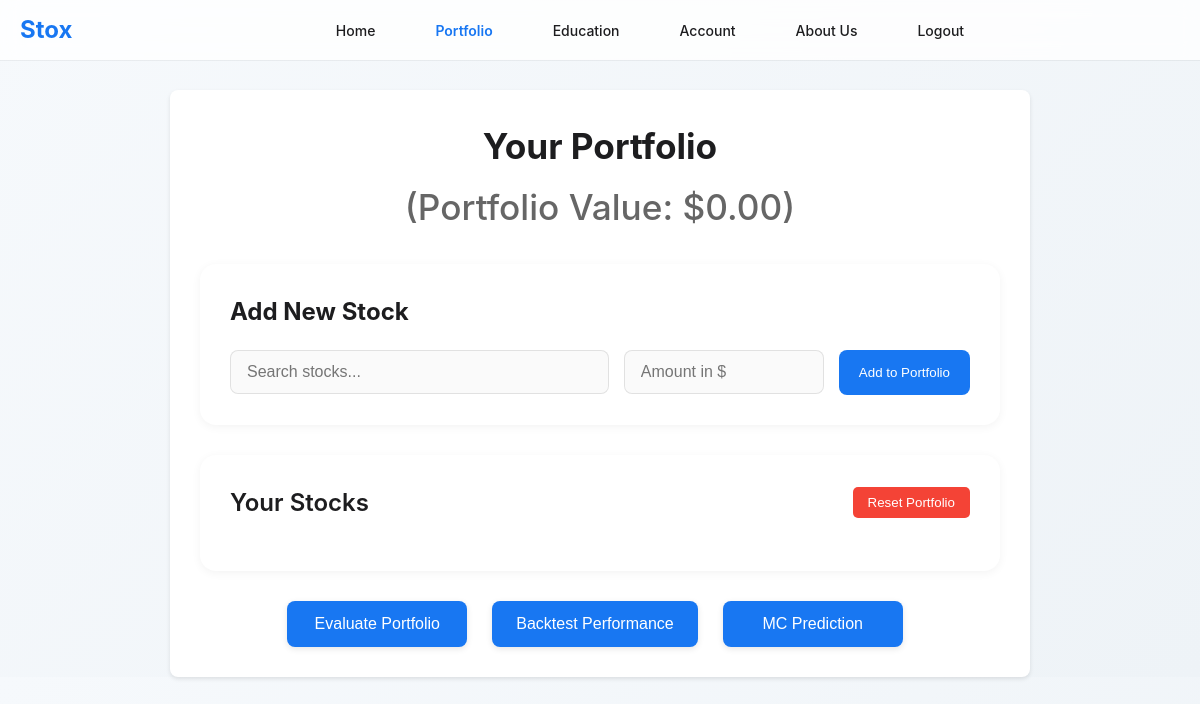
Before: /portfolio (signed in) with the older database file.
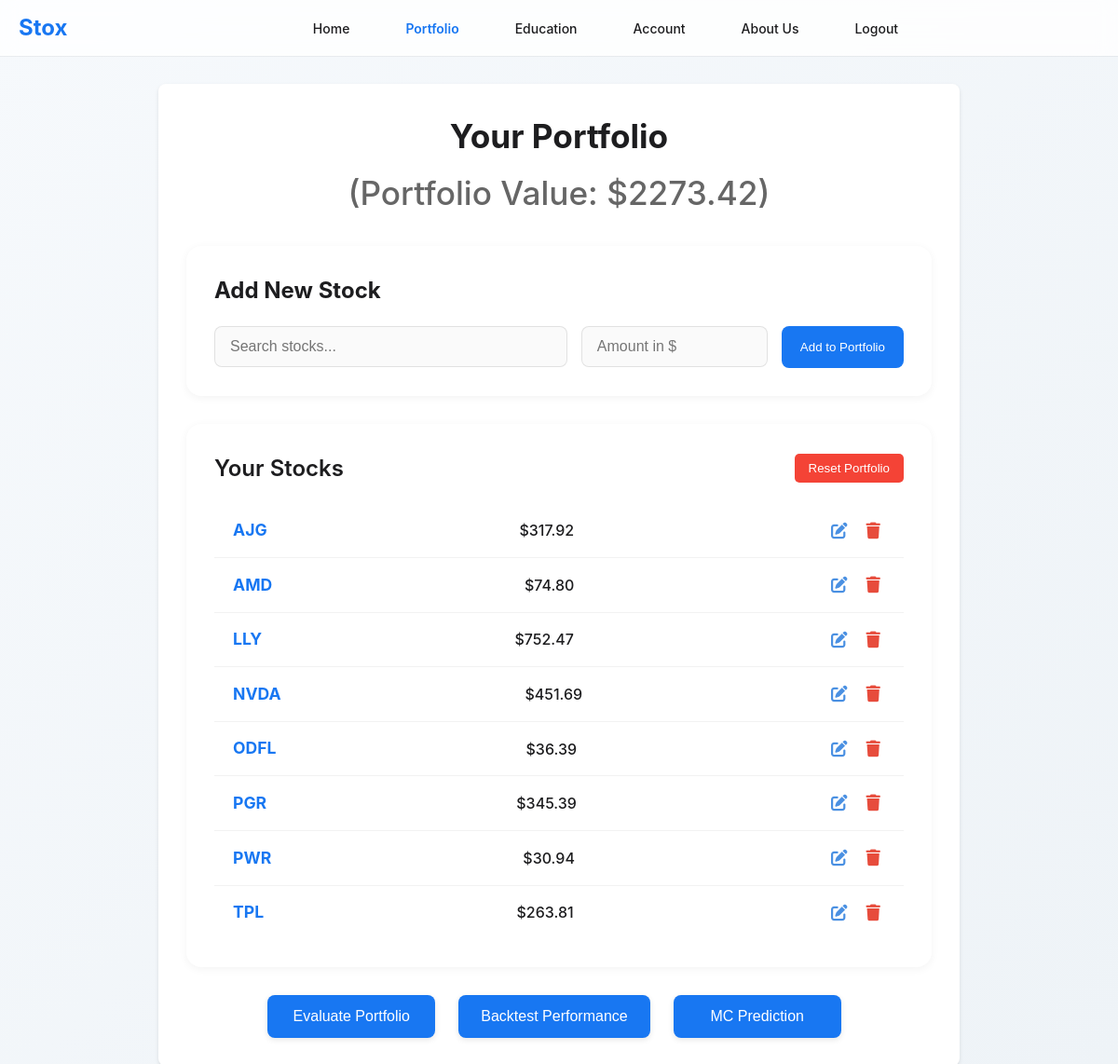
After: the same page with the newer database file.
### app.py (models this page shows)
class PortfolioItem(db.Model):
    id = db.Column(db.Integer, primary_key=True)
    user_id = db.Column(db.Integer, db.ForeignKey('user.id'), nullable=False)
    ticker = db.Column(db.String(10), nullable=False)
    amount = db.Column(db.Float, nullable=False)
    user = db.relationship('User', backref=db.backref('portfolio_items', lazy=True))

### app.py (the view)
@app.route('/portfolio')
@nocache
def portfolio():
    if 'user_email' not in session:
        return redirect(url_for('home'))
    user = User.query.filter_by(email=session['user_email']).first()
    if not user:
        session.pop('user_email', None)
        return redirect(url_for('home'))
    portfolio_items = PortfolioItem.query.filter_by(user_id=user.id).all()
    return render_template('portfolio.html', username=user.username, portfolio_items=portfolio_items)

### app.py (called while the page is built)
def nocache(view):
    @wraps(view)
    def no_cache(*args, **kwargs):
        response = make_response(view(*args, **kwargs))
        response.headers['Cache-Control'] = 'no-store, no-cache, must-revalidate, max-age=0'
        response.headers['Pragma'] = 'no-cache'
        response.headers['Expires'] = '-1'
        return response
    return no_cache

@app.before_request
def check_session():
    if 'user_email' in session:
        protected_routes = ['dashboard', 'portfolio', 'education', 'account', 'about']
        if request.endpoint in protected_routes:
            if request.endpoint == 'logout':
                return
            try:
                user = User.query.filter_by(email=session['user_email']).first()
                if not user:
                    session.clear()
                    return redirect(url_for('home'))
            except Exception as e:
                print(f"Database error in check_session: {str(e)}")
                session.clear()
                return redirect(url_for('home'))

### templates/portfolio.html (shortened to what this page needs)
<!DOCTYPE html>
<html lang="en">
<head>
    <link rel="stylesheet" href="{{ url_for('static', filename='style.css') }}">
    <link rel="stylesheet" href="https://cdnjs.cloudflare.com/ajax/libs/font-awesome/6.0.0/css/all.min.css">
</head>
<body>
    <div class="top-bar">
        <div class="container">
            <div class="logo">
                <a href="/">Stox</a>
            </div>
            <div class="nav-links">
                <a href="{{ url_for('dashboard') }}">Home</a>
                <a href="{{ url_for('portfolio') }}" class="active">Portfolio</a>
                <a href="{{ url_for('education') }}">Education</a>
                <a href="{{ url_for('account') }}">Account</a>
                <a href="{{ url_for('about') }}">About Us</a>
            </div>
            <a href="/logout" class="logout-btn" onclick="showLogoutModal(event)">Logout</a>
        </div>
    </div>
    <div class="container dashboard">
        <div class="portfolio-header-main">
            <h1>Your Portfolio
                <span class="portfolio-value">
                    (Portfolio Value: ${{ "%.2f"|format(portfolio_items|sum(attribute='amount')) }})
                </span>
            </h1>
        </div>
        <div class="add-stock-section">
            <h2>Add New Stock</h2>
            <div class="add-stock-form">
                <div class="search-container">
                    <input type="text" id="stock-ticker" placeholder="Search stocks..." autocomplete="off">
                </div>
                <input type="number" id="stock-amount" placeholder="Amount in $" min="0" step="0.01">
                <button id="add-to-portfolio">Add to Portfolio</button>
            </div>
        </div>
        <div class="portfolio-list">
            <div class="portfolio-header">
                <h2>Your Stocks</h2>
                <button id="reset-portfolio" class="reset-button">Reset Portfolio</button>
            </div>
            <div id="portfolioItems">
                {% for item in portfolio_items %}
                <div class="portfolio-item" data-id="{{ item.id }}">
                    <span class="ticker">{{ item.ticker }}</span>
                    <span class="amount">${{ "%.2f"|format(item.amount) }}</span>
                    <div class="item-actions">
                        <button class="action-btn edit-btn" data-id="{{ item.id }}" data-ticker="{{ item.ticker }}" data-amount="{{ item.amount }}" onclick="showEditModal(this.dataset.id, this.dataset.ticker, parseFloat(this.dataset.amount))">
                            <i class="fas fa-edit"></i>
                        </button>
                        <button class="action-btn delete-btn" data-id="{{ item.id }}" data-ticker="{{ item.ticker }}" onclick="showDeleteModal(this.dataset.id, this.dataset.ticker)">
                            <i class="fas fa-trash"></i>
                        </button>
                    </div>
                </div>
                {% endfor %}
            </div>
        </div>
        <div class="portfolio-action-buttons">
        <button onclick="evaluatePortfolio()" class="evaluate-btn">Evaluate Portfolio</button>
            <button onclick="showFuturePerformance()" class="future-btn">Backtest Performance</button>
            <button onclick="showMonteCarloPrediction()" class="mc-btn">MC Prediction</button>
        </div>
    </div>
</body>
</html>

Changed rows visible on the page:
added PortfolioItem: ticker "AJG", amount "317.92"
added PortfolioItem: ticker "AMD", amount "74.80"
added PortfolioItem: ticker "LLY", amount "752.47"
added PortfolioItem: ticker "NVDA", amount "451.69"
added PortfolioItem: ticker "ODFL", amount "36.39"
added PortfolioItem: ticker "PGR", amount "345.39"
added PortfolioItem: ticker "PWR", amount "30.94"
added PortfolioItem: ticker "TPL", amount "263.81"
Other visible differences:
{{ "%.2f"|format(portfolio_items|sum(attribute='amount')) }}: "0.00" → "2273.42"
